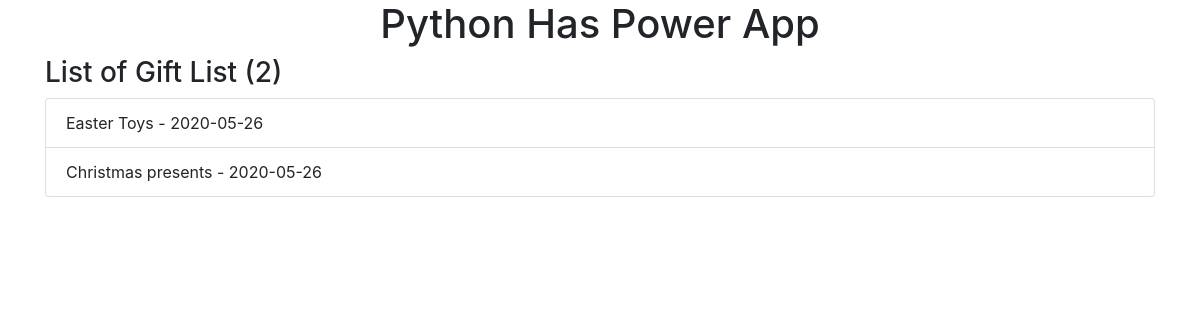
/gift_list_view/, run on an earlier commit of the app's database.
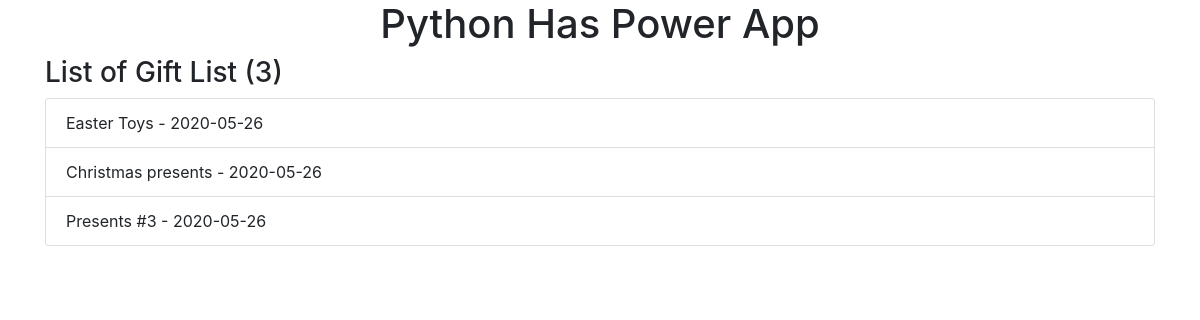
And on a later commit of the database.
### example/models.py (models this page shows, shortened)
class GiftList(models.Model):
    name = models.CharField(max_length=64)
    created_on = models.DateTimeField(auto_now_add=True)
    modified = models.DateTimeField(default=datetime.now)

### example/views.py (the view)
# urls.py: path('gift_list_view/', example_views.GiftListListView.as_view(), name='list_gfl'),
class GiftListListView(ListView):
    model = GiftList
    template_name = 'example/list.html'
    context_object_name = 'gfl_entries'

### example/templates/example/list.html
{% extends 'example/index.html' %}
{% block content %}
<h3>List of Gift List ({{ gfl_entries|length }})</h3>
<ul class="list-group">
    {% for gfl in gfl_entries %}
        <li class="list-group-item">{{ gfl.name }} - {{ gfl.modified|date:'Y-m-d' }}</li>
    {% endfor %}
</ul>
{% endblock %}

### example/templates/example/index.html
{% load bootstrap4 %}
{% bootstrap_css %}
<div class="container">
    <h1 class="text-center">Python Has Power App</h1>
    {% block content %}{% endblock %}
</div>

What changed in the data, as far as the page shows it:
added GiftList: name "Presents #3", modified "2020-05-26"
Also different on the page:
{{ gfl_entries|length }}: "2" → "3"
